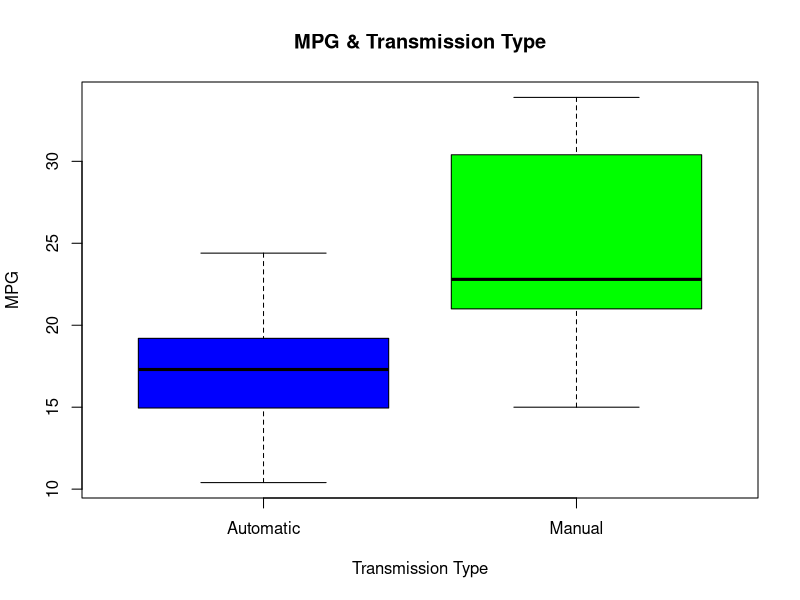
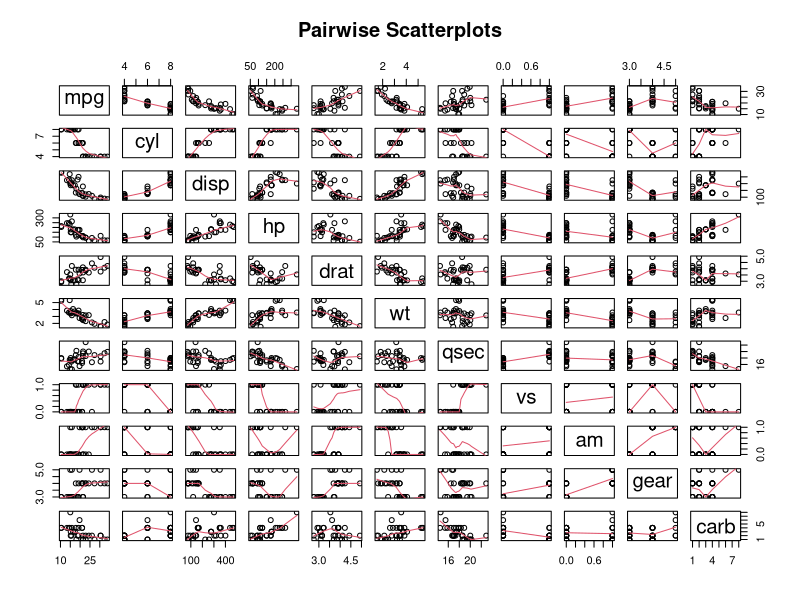
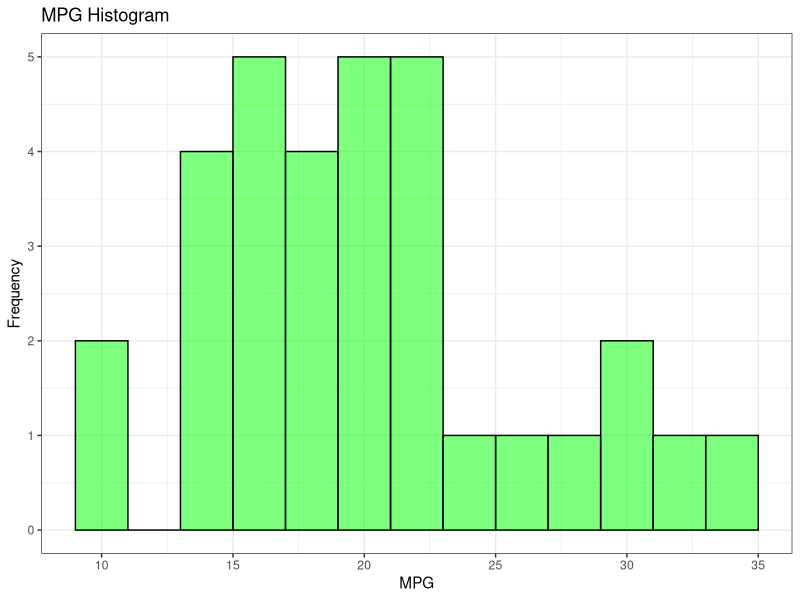
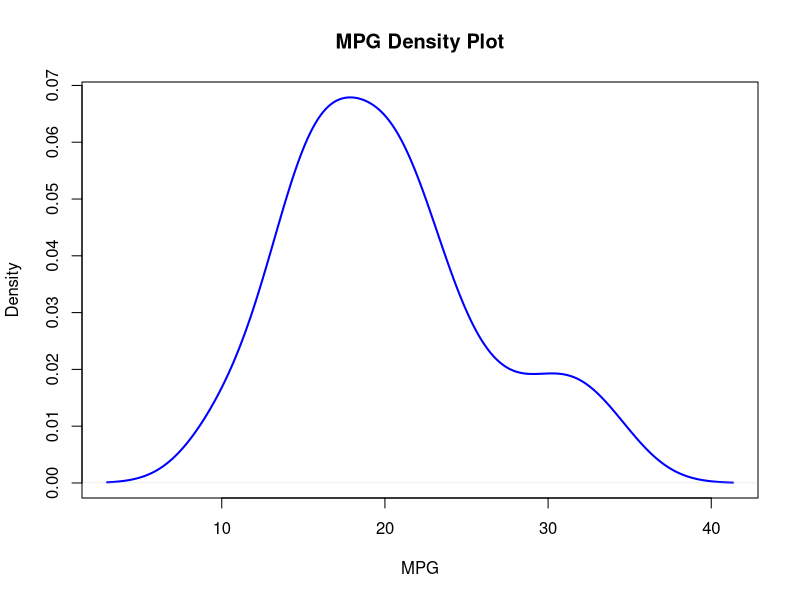
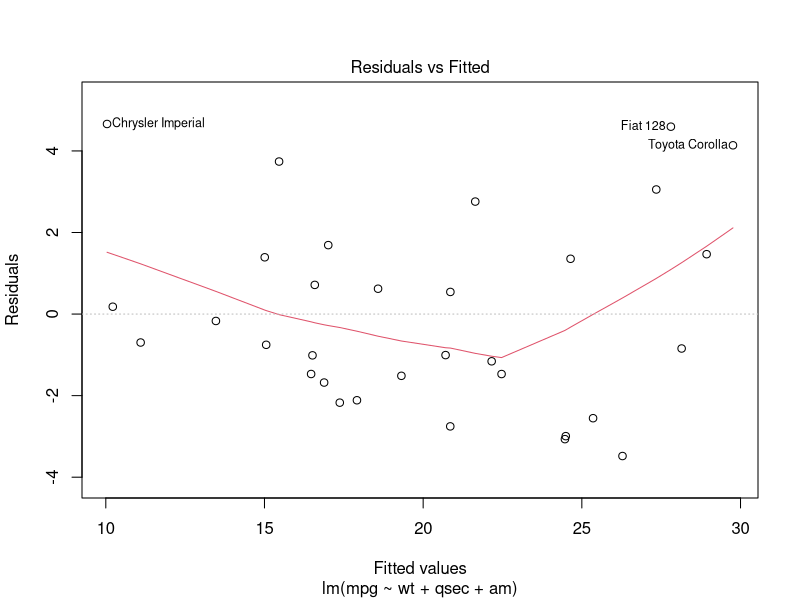
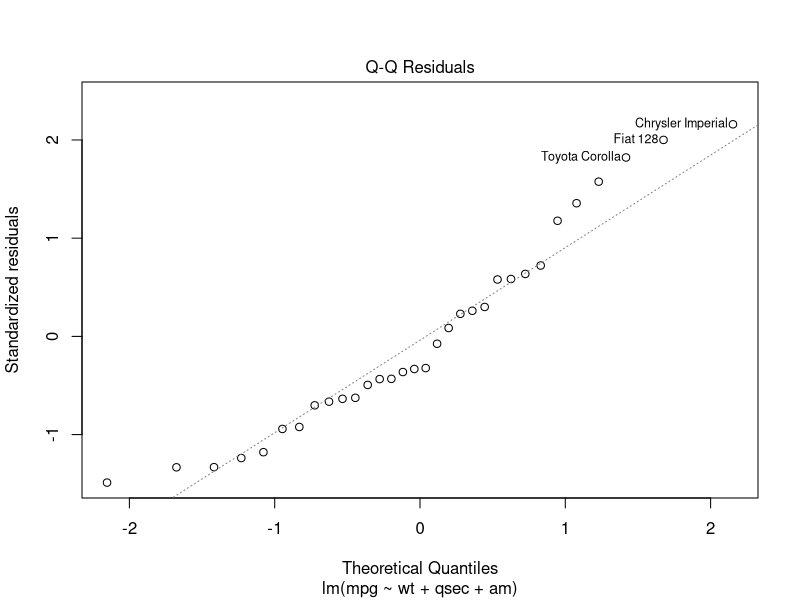
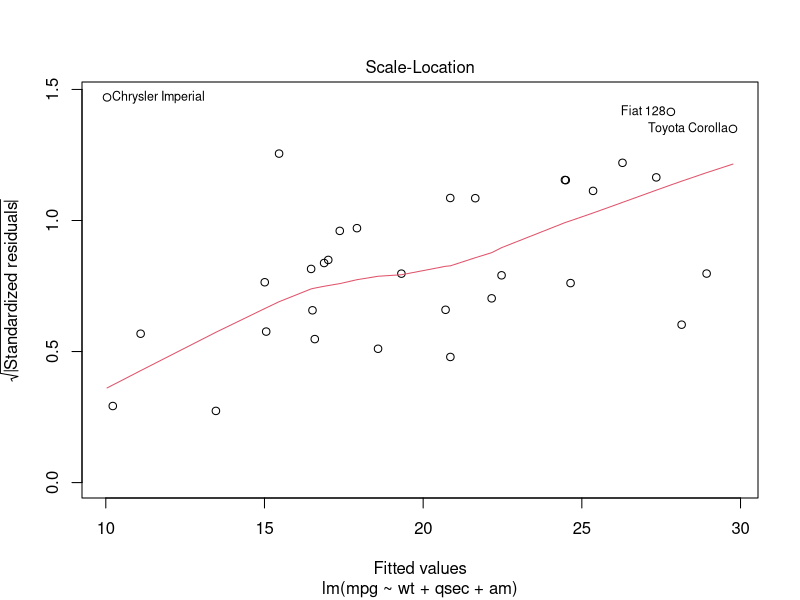
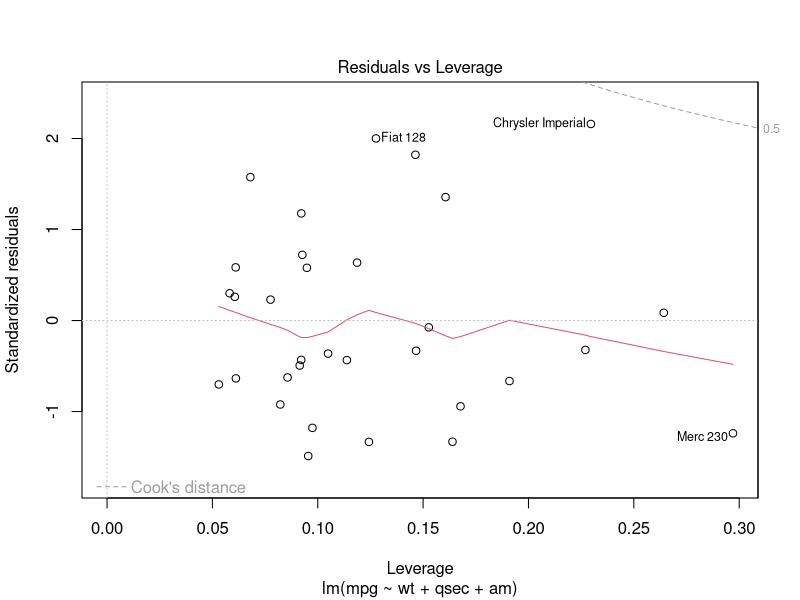

Source code (R) for these figures, in order:
## ---- chunk 1
    suppressWarnings(library(ggplot2));
## ---- chunk 2
#   Set Working Directory
    setwd("~/Data Science/07 Regression Models");

#   Read "mtcars" Data
    data(mtcars);
    dim(mtcars);
    head(mtcars, n=5);
    summary(mtcars);
## ---- chunk 3
#   Box Plot: MPG vs Transmission Type
    boxplot(mpg~am, data=mtcars, col=c("blue", "green"),
        xlab="Transmission Type", ylab="MPG",
        main="MPG & Transmission Type",
        names=c("Automatic", "Manual")
    );
## ---- chunk 4
#   Aggregate Data & Calculated Mean for MPG & Transmission Type
    Mean <- aggregate(mpg~am, data=mtcars, mean);
    Mean[2, ] - Mean[1, ];  # Calculate Mean Difference

#   Two Sample T-Test
    Automatic <- mtcars[mtcars$am==1, ];
    Manual <- mtcars[mtcars$am==0, ];
    MeansTest <- t.test(Automatic$mpg, Manual$mpg);
    MeansTest[3];
## ---- chunk 5
#   Correlation "mpg" Relative to Remaining Variables
    CorMatrix <- cor(mtcars)[1, ];
    CorMatrix;
## ---- chunk 6
#   Linear Regression
    LRegression <- lm(mpg~am, data=mtcars);
    summary(LRegression);
## ---- chunk 7
#   Stepwise Multivariate Regression
    MRegression <- step(lm(data=mtcars, mpg ~ .), trace=0, steps=10000);
    summary(MRegression);
## ---- chunk 8
#   Comparison: Linear vs Multivariate Regression
    anova(LRegression, MRegression);
## ---- chunk 9
#   Pairwise Scatterplots
    pairs(mtcars, panel=panel.smooth, main="Pairwise Scatterplots");
## ---- chunk 10
#   MGP Histogram
    g <- ggplot(mtcars, aes(x=mtcars$mpg))
    g <- g + geom_histogram(aes(mpg), binwidth=2, color="black", fill="green", 
        alpha=.5)
    g <- g + ggtitle("MPG Histogram") + labs(x="MPG", y="Frequency")
    g <- g  + theme_bw()
    g
## ---- chunk 11
#   Density Plot
    dPlot <- density(mtcars$mpg);
    plot(dPlot, xlab="MPG", ylab="Density", main="MPG Density Plot", col="blue", lwd=2);
## ---- chunk 12
#   Plots: Residuals vs Fitted, Scale-Location, Normal Q-Q, & Residuals vs Leverage
    plot(MRegression);
